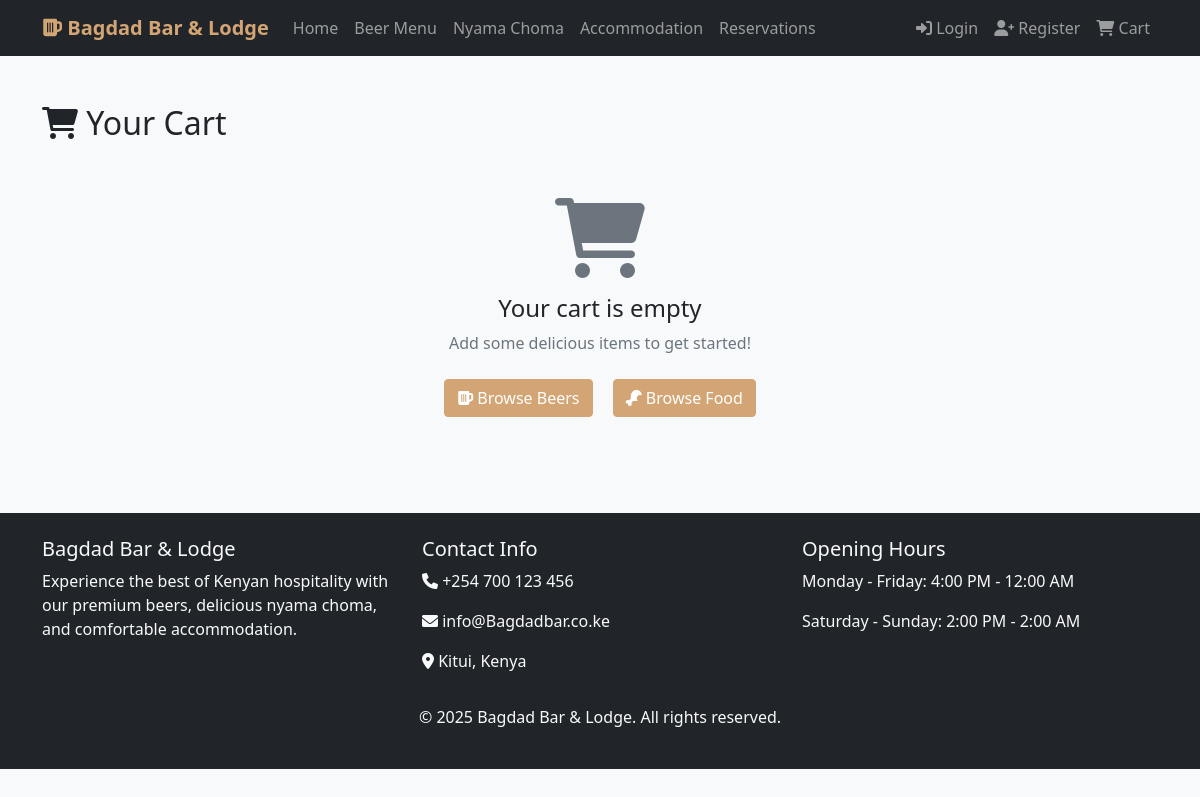
Page /orders/cart/ on the earlier database version.
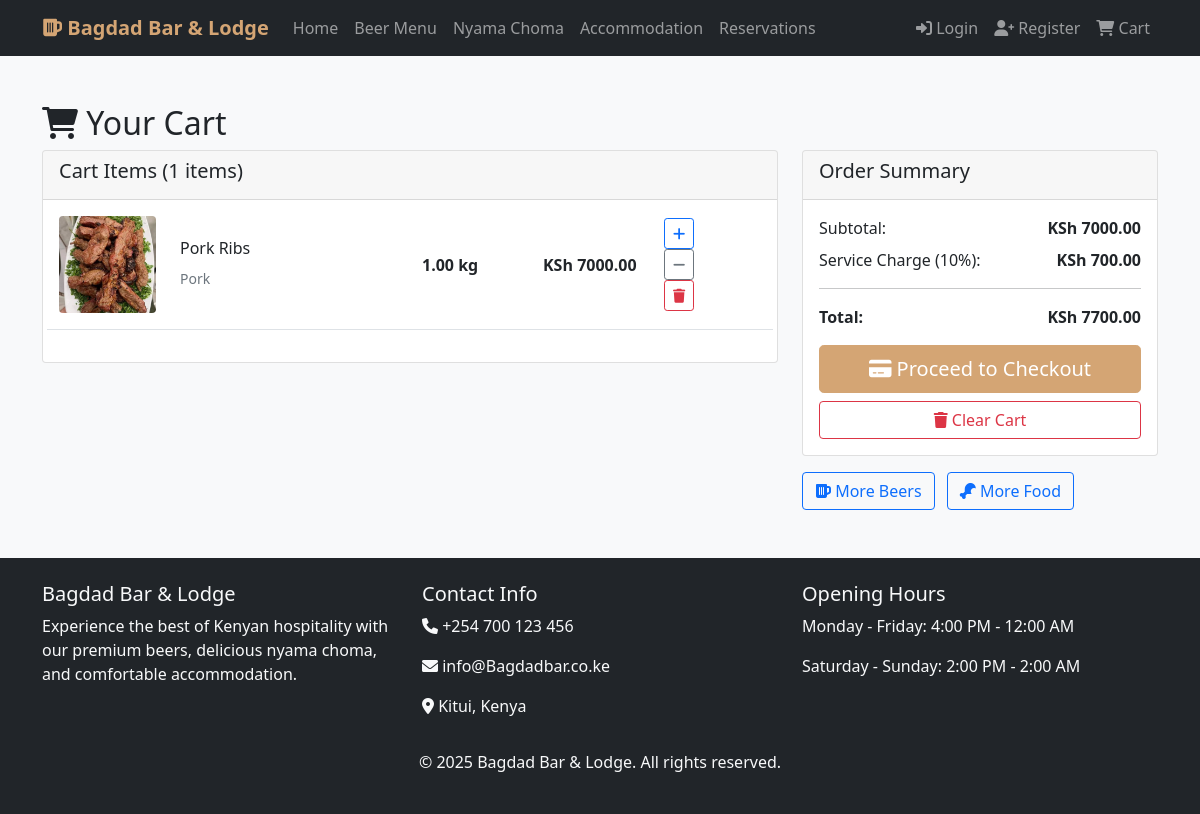
Same page on the later database version.
### orders/models.py (models this page shows, shortened)
class CartItem(models.Model):
    cart = models.ForeignKey(Cart, related_name='items', on_delete=models.CASCADE)
    beer = models.ForeignKey(Beer, null=True, blank=True, on_delete=models.CASCADE)
    nyama_choma = models.ForeignKey(NyamaChoma, null=True, blank=True, on_delete=models.CASCADE)
    quantity = models.IntegerField(default=1)
    weight_kg = models.DecimalField(max_digits=5, decimal_places=2, null=True, blank=True)
    notes = models.TextField(blank=True)
    created_at = models.DateTimeField(auto_now_add=True)
    def get_item_name(self):
        if self.beer:
            return f"{self.beer.brand} {self.beer.name}"
        elif self.nyama_choma:
            return self.nyama_choma.name
        return "Unknown Item"
    def get_total_price(self):
        if self.beer:
            return self.beer.price * self.quantity
        elif self.nyama_choma:
            return self.nyama_choma.price_per_kg * (self.weight_kg or Decimal('0'))
        return Decimal('0')

### bar_app/models.py (models this page shows, shortened)
class NyamaChoma(models.Model):
    MEAT_TYPES = [
        ('beef', 'Beef'),
        ('goat', 'Goat'),
        ('chicken', 'Chicken'),
        ('pork', 'Pork'),
        ('fish', 'Fish'),
        ('mutton', 'Mutton'),
    ]
    name = models.CharField(max_length=100)
    meat_type = models.CharField(max_length=20, choices=MEAT_TYPES)
    price_per_kg = models.DecimalField(max_digits=8, decimal_places=2)
    description = models.TextField()
    image = models.ImageField(upload_to='nyama_choma/', blank=True)
    available = models.BooleanField(default=True)
    spice_level = models.IntegerField(choices=[(i, i) for i in range(1, 6)], default=3)
    class Meta:
        ordering = ['name']

### orders/views.py (the view)
# urls.py: path('cart/', views.view_cart, name='view_cart'),
def view_cart(request):
    cart = get_or_create_cart(request)
    cart_items = cart.items.all()
    subtotal = cart.get_total_price()
    service_charge = subtotal * Decimal('0.1')  # 10% service charge using Decimal
    total_price = subtotal + service_charge
    context = {
        'cart': cart,
        'cart_items': cart_items,
        'subtotal': subtotal,
        'service_charge': service_charge,
        'total_price': total_price,
        'total_items': cart.get_total_items(),
    }
    return render(request, 'orders/cart.html', context)

### orders/models.py (called while the page is built)
    def get_total_price(self):
        total = Decimal('0')
        for item in self.items.all():
            total += item.get_total_price()
        return total

    def get_total_items(self):
        return sum(item.quantity for item in self.items.all())

### orders/views.py (called while the page is built)
def get_or_create_cart(request):
    if request.user.is_authenticated:
        cart, created = Cart.objects.get_or_create(user=request.user)
    else:
        if not request.session.session_key:
            request.session.create()
        cart, created = Cart.objects.get_or_create(session_key=request.session.session_key)
    return cart

### templates/orders/cart.html (shortened to what this page needs)
{% extends 'base.html' %}
{% block content %}
<div class="container my-5">
    <h2><i class="fas fa-shopping-cart"></i> Your Cart</h2>
    {% if cart_items %}
        <div class="row">
            <div class="col-md-8">
                <div class="card">
                    <div class="card-header">
                        <h5>Cart Items ({{ total_items }} items)</h5>
                    </div>
                    <div class="card-body">
                        {% for item in cart_items %}
                        <div class="row align-items-center mb-3 pb-3 border-bottom">
                            <div class="col-md-2">
                                {% if item.beer and item.beer.image %}
                                    <img src="{{ item.beer.image.url }}" class="img-fluid rounded" alt="{{ item.get_item_name }}">
                                {% elif item.nyama_choma and item.nyama_choma.image %}
                                    <img src="{{ item.nyama_choma.image.url }}" class="img-fluid rounded" alt="{{ item.get_item_name }}">
                                {% else %}
                                    <div class="bg-light rounded d-flex align-items-center justify-content-center" style="height: 60px;">
                                        <i class="fas fa-{% if item.beer %}beer{% else %}drumstick-bite{% endif %} fa-2x text-muted"></i>
                                    </div>
                                {% endif %}
                            </div>
                            <div class="col-md-4">
                                <h6>{{ item.get_item_name }}</h6>
                                {% if item.beer %}
                                    <small class="text-muted">{{ item.beer.get_beer_type_display }} • {{ item.beer.alcohol_content }}% ABV</small>
                                {% elif item.nyama_choma %}
                                    <small class="text-muted">{{ item.nyama_choma.get_meat_type_display }}</small>
                                {% endif %}
                            </div>
                            <div class="col-md-2">
                                {% if item.beer %}
                                    <strong>{{ item.quantity }} pcs</strong>
                                {% elif item.nyama_choma %}
                                    <strong>{{ item.weight_kg }} kg</strong>
                                {% endif %}
                            </div>
                            <div class="col-md-2">
                                <strong>KSh {{ item.get_total_price|floatformat:2 }}</strong>
                            </div>
                            <div class="col-md-2">
                                <div class="btn-group-vertical btn-group-sm">
                                    <form method="post" action="{% url 'orders:update_cart_item' item.id %}" class="d-inline">
                                        <button type="submit" class="btn btn-outline-primary btn-sm">
                                            <i class="fas fa-plus"></i>
                                        </button>
                                    </form>
                                    <form method="post" action="{% url 'orders:update_cart_item' item.id %}" class="d-inline">
                                        <button type="submit" class="btn btn-outline-secondary btn-sm">
                                            <i class="fas fa-minus"></i>
                                        </button>
                                    </form>
                                    <form method="post" action="{% url 'orders:update_cart_item' item.id %}" class="d-inline">
                                        <button type="submit" class="btn btn-outline-danger btn-sm" onclick="return confirm('Remove this item?')">
                                            <i class="fas fa-trash"></i>
                                        </button>
                                    </form>
                                </div>
                            </div>
                        </div>
                        {% endfor %}
                    </div>
                </div>
            </div>
            <div class="col-md-4">
                <div class="card">
                    <div class="card-header">
                        <h5>Order Summary</h5>
                    </div>
                    <div class="card-body">
                        <div class="d-flex justify-content-between mb-2">
                            <span>Subtotal:</span>
                            <strong>KSh {{ subtotal|floatformat:2 }}</strong>
                        </div>
                        <div class="d-flex justify-content-between mb-2">
                            <span>Service Charge (10%):</span>
                            <strong>KSh {{ service_charge|floatformat:2 }}</strong>
                        </div>
                        <hr>
                        <div class="d-flex justify-content-between mb-3">
                            <strong>Total:</strong>
                            <strong>KSh {{ total_price|floatformat:2 }}</strong>
                        </div>
                        <div class="d-grid gap-2">
                            <a href="{% url 'orders:checkout' %}" class="btn btn-primary btn-lg">
                                <i class="fas fa-credit-card"></i> Proceed to Checkout
                            </a>
                            <a href="{% url 'orders:clear_cart' %}" class="btn btn-outline-danger" onclick="return confirm('Clear entire cart?')">
                                <i class="fas fa-trash"></i> Clear Cart
                            </a>
                        </div>
                    </div>
                </div>
                <div class="mt-3">
                    <a href="{% url 'bar_app:beer_menu' %}" class="btn btn-outline-primary me-2">
                        <i class="fas fa-beer"></i> More Beers
                    </a>
                    <a href="{% url 'bar_app:nyama_menu' %}" class="btn btn-outline-primary">
                        <i class="fas fa-drumstick-bite"></i> More Food
                    </a>
                </div>
            </div>
        </div>
    {% else %}
        <div class="text-center py-5">
            <i class="fas fa-shopping-cart fa-5x text-muted mb-3"></i>
            <h4>Your cart is empty</h4>
            <p class="text-muted">Add some delicious items to get started!</p>
            <div class="mt-4">
                <a href="{% url 'bar_app:beer_menu' %}" class="btn btn-primary me-3">
                    <i class="fas fa-beer"></i> Browse Beers
                </a>
                <a href="{% url 'bar_app:nyama_menu' %}" class="btn btn-primary">
                    <i class="fas fa-drumstick-bite"></i> Browse Food
                </a>
            </div>
        </div>
    {% endif %}
</div>
{% endblock %}

### templates/base.html (shortened to what this page needs)
<!DOCTYPE html>
<html lang="en">
<head>
    <link href="https://cdn.jsdelivr.net/npm/bootstrap@5.1.3/dist/css/bootstrap.min.css" rel="stylesheet">
    <link href="https://cdnjs.cloudflare.com/ajax/libs/font-awesome/6.0.0/css/all.min.css" rel="stylesheet">
</head>
<body>
    <nav class="navbar navbar-expand-lg navbar-dark bg-dark">
        <div class="container">
            <a class="navbar-brand" href="{% url 'bar_app:home' %}">
                <i class="fas fa-beer"></i> Bagdad Bar & Lodge
            </a>
            <div class="collapse navbar-collapse" id="navbarNav">
                <ul class="navbar-nav me-auto">
                    <li class="nav-item">
                        <a class="nav-link" href="{% url 'bar_app:home' %}">Home</a>
                    </li>
                    <li class="nav-item">
                        <a class="nav-link" href="{% url 'bar_app:beer_menu' %}">Beer Menu</a>
                    </li>
                    <li class="nav-item">
                        <a class="nav-link" href="{% url 'bar_app:nyama_menu' %}">Nyama Choma</a>
                    </li>
                    <li class="nav-item">
                        <a class="nav-link" href="{% url 'accommodation:room_list' %}">Accommodation</a>
                    </li>
                    <li class="nav-item">
                        <a class="nav-link" href="{% url 'bar_app:reservation' %}">Reservations</a>
                    </li>
                </ul>
                <ul class="navbar-nav">
                    {% if user.is_authenticated %}
                        <li class="nav-item dropdown">
                            <a class="nav-link dropdown-toggle" href="#" id="navbarDropdown" role="button" data-bs-toggle="dropdown">
                                <i class="fas fa-user"></i> {{ user.first_name|default:user.username }}
                            </a>
                            <ul class="dropdown-menu">
                                <li><a class="dropdown-item" href="{% url 'accounts:profile' %}">
                                    <i class="fas fa-user-circle"></i> My Profile
                                </a></li>
                                <li><a class="dropdown-item" href="{% url 'accounts:my_reservations' %}">
                                    <i class="fas fa-calendar-alt"></i> My Reservations
                                </a></li>
                                <li><a class="dropdown-item" href="{% url 'accounts:my_bookings' %}">
                                    <i class="fas fa-bed"></i> My Bookings
                                </a></li>
                                <li><a class="dropdown-item" href="{% url 'orders:my_orders' %}">
                                    <i class="fas fa-receipt"></i> My Orders
                                </a></li>
                                <li><hr class="dropdown-divider"></li>
                                <li><a class="dropdown-item" href="{% url 'accounts:password_change' %}">
                                    <i class="fas fa-key"></i> Change Password
                                </a></li>
                                <li><a class="dropdown-item" href="{% url 'accounts:logout' %}">
                                    <i class="fas fa-sign-out-alt"></i> Logout
                                </a></li>
                            </ul>
                        </li>
                    {% else %}
                        <li class="nav-item">
                            <a class="nav-link" href="{% url 'accounts:login' %}">
                                <i class="fas fa-sign-in-alt"></i> Login
                            </a>
                        </li>
                        <li class="nav-item">
                            <a class="nav-link" href="{% url 'accounts:register' %}">
                                <i class="fas fa-user-plus"></i> Register
                            </a>
                        </li>
                    {% endif %}
                    <li class="nav-item">
                        <a class="nav-link position-relative" href="{% url 'orders:view_cart' %}">
                            <i class="fas fa-shopping-cart"></i> Cart
                        </a>
                    </li>
                </ul>
            </div>
        </div>
    </nav>
    <main>
        {% block content %}
        {% endblock %}
    </main>
    <footer class="bg-dark text-light py-4 mt-5">
        <div class="container">
            <div class="row">
                <div class="col-md-4">
                    <h5>Bagdad Bar & Lodge</h5>
                    <p>Experience the best of Kenyan hospitality with our premium beers, delicious nyama choma, and comfortable accommodation.</p>
                </div>
                <div class="col-md-4">
                    <h5>Contact Info</h5>
                    <p><i class="fas fa-phone"></i> +254 700 123 456</p>
                    <p><i class="fas fa-envelope"></i> info@Bagdadbar.co.ke</p>
                    <p><i class="fas fa-map-marker-alt"></i> Kitui, Kenya</p>
                </div>
                <div class="col-md-4">
                    <h5>Opening Hours</h5>
                    <p>Monday - Friday: 4:00 PM - 12:00 AM</p>
                    <p>Saturday - Sunday: 2:00 PM - 2:00 AM</p>
                </div>
            </div>
            <div class="row mt-3">
                <div class="col-12 text-center">
                    <p>&copy; 2025 Bagdad Bar & Lodge. All rights reserved.</p>
                </div>
            </div>
        </div>
    </footer>
</body>
</html>

### templates/base.html (style rules this page uses)
.navbar-brand { font-weight: bold; color: #d4a574 !important; }
.btn-primary { background-color: #d4a574; border-color: #d4a574; }
body { background-color: #f8f9fa; }

Differences in the rows shown:
added CartItem: nyama_choma.image (picture), get_item_name "Pork Ribs", nyama_choma.meat_type "Pork", weight_kg "1.00", get_total_price "7000.00"
Other differences:
{{ total_items }}: (not shown) → "1"
{{ subtotal|floatformat:2 }}: (not shown) → "7000.00"
{{ service_charge|floatformat:2 }}: (not shown) → "700.00"
{{ total_price|floatformat:2 }}: (not shown) → "7700.00"
text no longer shown: "Your cart is empty Add some delicious items to get started! Browse Beers Browse Food"
text now shown: "Cart Items ( items) Order Summary Subtotal: KSh Service Charge (10%): KSh Total: KSh Proceed to Checkout Clear Cart More Beers More Food"
